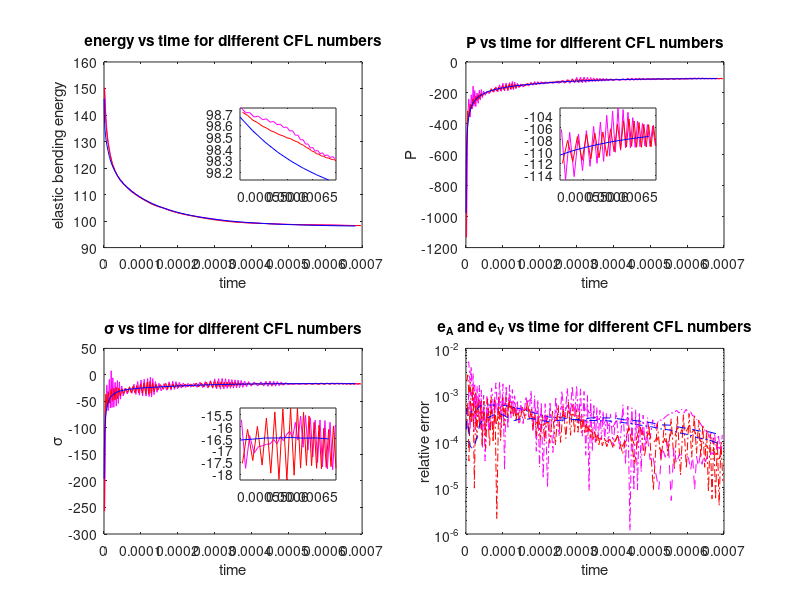

MATLAB code for this plot:
% draw convergence pictures

load('CFL1.mat')
load('CFL0_5.mat')
load('CFL0_1.mat')
%load('CFL1.mat')
%load('CFL0_01.mat')

figure
clf

time = 0.7e-3;
time2 = 0.5e-3;

subplot(2,2,1)
hold on
plot(t1(t1<time),ene1(t1<time),'m')
plot(t0_5(t0_5<time),ene0_5(t0_5<time),'r')
plot(t0_1(t0_1<time),ene0_1(t0_1<time),'b')
%plot(t0_01(t0_01<time),ene0_01(t0_01<time),'g')

box on
xlabel('time')
ylabel('elastic bending energy')
title('energy vs time for different CFL numbers')


subplot(2,2,2)
hold on
plot(t1(t1<time),P1(t1<time),'m')
plot(t0_5(t0_5<time),P0_5(t0_5<time),'r')
plot(t0_1(t0_1<time),P0_1(t0_1<time),'b')
%plot(t0_01(t0_01<time),P0_01(t0_01<time),'g')

box on
xlabel('time')
ylabel('P')
title('P vs time for different CFL numbers')

subplot(2,2,3)
hold on
plot(t1(t1<time),ten1(t1<time),'m')
plot(t0_5(t0_5<time),ten0_5(t0_5<time),'r')
plot(t0_1(t0_1<time),ten0_1(t0_1<time),'b')
%plot(t0_01(t0_01<time),ten0_01(t0_01<time),'g')

box on
xlabel('time')
ylabel('\sigma')
title('\sigma vs time for different CFL numbers')

subplot(2,2,4)
semilogy(t1(t1<time),abs(da1(t1<time)),'m-.')
hold on
semilogy(t0_5(t0_5<time),abs(da0_5(t0_5<time)),'r-.')
semilogy(t0_1(t0_1<time),abs(da0_1(t0_1<time)),'b-.')
%semilogy(t0_01(t0_01<time),abs(da0_01(t0_01<time)),'g-.')

semilogy(t1(t1<time),abs(dv1(t1<time)),'m--')
semilogy(t0_5(t0_5<time),abs(dv0_5(t0_5<time)),'r--')
semilogy(t0_1(t0_1<time),abs(dv0_1(t0_1<time)),'b--')
%semilogy(t0_01(t0_01<time),abs(dv0_01(t0_01<time)),'g--')

box on
xlabel('time')
ylabel('relative error')
title('e_A and e_V vs time for different CFL numbers')

axes('position', [.3 .7 .12 .12])
box on
hold on
plot(t1(t1<time & t1>time2),ene1(t1<time & t1>time2),'m')
plot(t0_5(t0_5<time & t0_5>time2),ene0_5(t0_5<time & t0_5>time2),'r')
plot(t0_1(t0_1<time & t0_1>time2),ene0_1(t0_1<time & t0_1>time2),'b')
%plot(t0_01(t0_01<time & t0_01>time2),ene0_01(t0_01<time & t0_01>time2),'g')
axis tight

axes('position', [.7 .7 .12 .12])
box on
hold on
plot(t1(t1<time & t1>time2),P1(t1<time & t1>time2),'m')
plot(t0_5(t0_5<time & t0_5>time2),P0_5(t0_5<time & t0_5>time2),'r')
plot(t0_1(t0_1<time & t0_1>time2),P0_1(t0_1<time & t0_1>time2),'b')
%plot(t0_01(t0_01<time & t0_01>time2),P0_01(t0_01<time & t0_01>time2),'g.')
axis tight

axes('position', [.3 .2 .12 .12])
box on
hold on
plot(t1(t1<time & t1>time2),ten1(t1<time & t1>time2),'m')
plot(t0_5(t0_5<time & t0_5>time2),ten0_5(t0_5<time & t0_5>time2),'r')
plot(t0_1(t0_1<time & t0_1>time2),ten0_1(t0_1<time & t0_1>time2),'b')
%plot(t0_01(t0_01<time & t0_01>time2),ten0_01(t0_01<time & t0_01>time2),'g')
axis tight

%%%%%%%%%%%%%%%%%%%%%%%%%%%%%%%%%%%%%%%%%%%%%%%%%%%%%%%%%%%%%%%%%%%%%%%%%%%%%%%%
%% draw convergence pictures
%
%load('oblate48.mat')
%load('oblate64.mat')
%load('oblate80.mat')
%load('oblate96.mat')
%
%figure
%clf
%
%time = 1.6e-3;
%time2 = 0.6e-3;
%
%subplot(2,2,1)
%hold on
%plot(t48(t48<time),ene48(t48<time),'m')
%plot(t64(t64<time),ene64(t64<time),'r')
%plot(t80(t80<time),ene80(t80<time),'b')
%plot(t96(t96<time),ene96(t96<time),'g')
%
%box on
%xlabel('time')
%ylabel('elastic bending energy')
%title('energy vs time for different grid sizes')
%
%
%subplot(2,2,2)
%hold on
%plot(t48(t48<time),P48(t48<time),'m')
%plot(t64(t64<time),P64(t64<time),'r')
%plot(t80(t80<time),P80(t80<time),'b')
%plot(t96(t96<time),P96(t96<time),'g')
%
%box on
%xlabel('time')
%ylabel('P')
%title('P vs time for different grid sizes')
%
%subplot(2,2,3)
%hold on
%plot(t48(t48<time),ten48(t48<time),'m')
%plot(t64(t64<time),ten64(t64<time),'r')
%plot(t80(t80<time),ten80(t80<time),'b')
%plot(t96(t96<time),ten96(t96<time),'g')
%
%box on
%xlabel('time')
%ylabel('\sigma')
%title('\sigma vs time for different grid sizes')
%
%subplot(2,2,4)
%semilogy(t48(t48<time),abs(da48(t48<time)),'m-.')
%hold on
%semilogy(t64(t64<time),abs(da64(t64<time)),'r-.')
%semilogy(t80(t80<time),abs(da80(t80<time)),'b-.')
%semilogy(t96(t96<time),abs(da96(t96<time)),'g-.')
%
%semilogy(t48(t48<time),abs(dv48(t48<time)),'m--')
%semilogy(t64(t64<time),abs(dv64(t64<time)),'r--')
%semilogy(t80(t80<time),abs(dv80(t80<time)),'b--')
%semilogy(t96(t96<time),abs(dv96(t96<time)),'g--')
%
%box on
%xlabel('time')
%ylabel('relative error')
%title('e_A and e_V vs time for different grid sizes')
%
%axes('position', [.3 .7 .12 .12])
%box on
%hold on
%plot(t48(t48<time & t48>time2),ene48(t48<time & t48>time2),'m')
%plot(t64(t64<time & t64>time2),ene64(t64<time & t64>time2),'r')
%plot(t80(t80<time & t80>time2),ene80(t80<time & t80>time2),'b')
%plot(t96(t96<time & t96>time2),ene96(t96<time & t96>time2),'g')
%axis tight
%
%axes('position', [.7 .7 .12 .12])
%box on
%hold on
%plot(t48(t48<time & t48>time2),P48(t48<time & t48>time2),'m')
%plot(t64(t64<time & t64>time2),P64(t64<time & t64>time2),'r')
%plot(t80(t80<time & t80>time2),P80(t80<time & t80>time2),'b')
%plot(t96(t96<time & t96>time2),P96(t96<time & t96>time2),'g.')
%axis tight
%
%axes('position', [.3 .2 .12 .12])
%box on
%hold on
%plot(t48(t48<time & t48>time2),ten48(t48<time & t48>time2),'m')
%plot(t64(t64<time & t64>time2),ten64(t64<time & t64>time2),'r')
%plot(t80(t80<time & t80>time2),ten80(t80<time & t80>time2),'b')
%plot(t96(t96<time & t96>time2),ten96(t96<time & t96>time2),'g')
%axis tight
